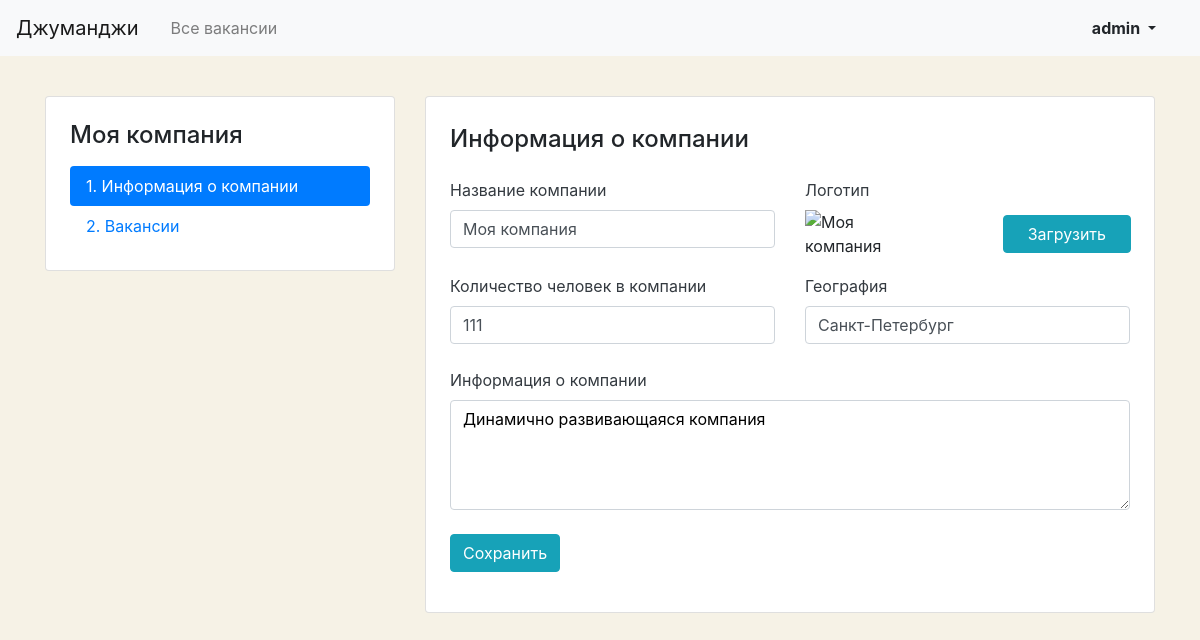
/mycompany/ (signed in), run on an earlier commit of the app's database.
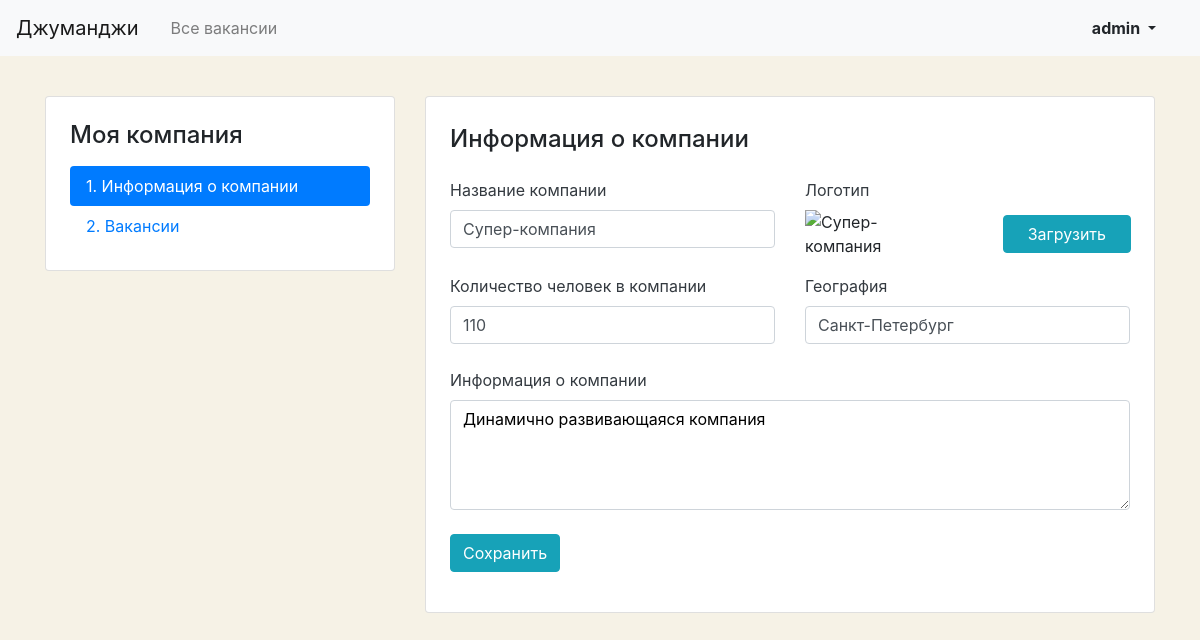
And on a later commit of the database.
### vacancies/models.py (models this page shows, shortened)
class Company(models.Model):
    name = models.CharField(max_length=100)
    location = models.CharField(max_length=100)
    logo = models.ImageField(upload_to=MEDIA_COMPANY_IMAGE_DIR)
    description = models.TextField(max_length=200)
    employee_count = models.IntegerField()
    owner = models.OneToOneField(get_user_model(),
                                 on_delete=models.PROTECT, null=True, blank=True, related_name='company')

### vacancies/views.py (the view, shortened to what this page needs)
# urls.py: path('mycompany/', views.UserCompanyView.as_view(), name='user_company'),
class UserCompanyView(View):
    def get(self, request):
        user = self.request.user
        company = Company.objects.filter(owner=user).first()
        template_name = 'vacancies/company-create.html' if company is None else 'vacancies/company-edit.html'
        return render(self.request, template_name,
                      {'form': CompanyForm(), 'company': company, 'title_left': 'Моя компания'})

### vacancies/forms.py
class CompanyForm(forms.ModelForm):
    employee_count = forms.IntegerField(required=False, min_value=0)
    class Meta:
        model = Company
        fields = ['name', 'location', 'description', 'employee_count']

### vacancies/context_processors.py (called while the page is built)
def common_data(request):
    return {
        "title": "Джуманджи",
    }

### vacancies/templates/vacancies/company-edit.html (shortened to what this page needs)
{% extends "vacancies/base.html" %}
{% block content %}
 <main class="container mt-3 pb-5">
    <div class="row mt-5">
      <div class="col-12 col-lg-4 mt-5">
        <aside class="pt-3 pb-4 px-4 mb-5 card">
          <h1 class="h4 pt-2 pb-2">Моя компания</h1>
          <div class="nav flex-column nav-pills">
            <a class="nav-link active" href="#">1. Информация о&nbsp;компании</a>
            <a class="nav-link" href="{% url 'user_company_vacancies' %}">2. Вакансии</a>
          </div>
        </aside>
      </div>
      <div class="col-12 col-lg-8 mt-5">
        <div class="card">
          <div class="card-body px-4 pb-4">
            <section class="tab-pane fade show active">
              <h2 class="h4 pt-2 pb-3">Информация о&nbsp;компании</h2>
              <form action="{% url 'user_company' %}" method="post">{% csrf_token %}
                <div class="row">
                  <div class="col-12 col-md-6">
                    <div class="form-group pb-2">
                      <label class="mb-2 text-dark" for="companyName">Название компании</label>
                      <input class="form-control" type="text" value="{{ company.name }}" id="companyName" name="{{ form.name.html_name }}">
                    </div>
                  </div>
                  <div class="col-12 col-md-6">
                    <div class="form-group">
                      <label class="mb-2 text-dark" for="companyLogo">Логотип</label>
                      <div class="row align-items-center">
                        <div class="col-6">
                          <img src="{% if company.logo %}{{ company.logo.url }}{% endif %}" alt="{{ company.name }}" style="max-width: 120px;height: auto;">
                        </div>
                        <div class="col-6" style="position: relative;">
                          <div class="input-group-prepend" style="position: absolute; top: 0;right: 15px;">
                            <span class="btn btn-info px-4">Загрузить</span>
                          </div>
                          <div class="custom-file" style="">
                          </div>
                        </div>
                      </div>
                    </div>
                  </div>
                </div>
                <div class="row">
                  <div class="col-12 col-md-6">
                    <div class="form-group pb-2">
                      <label class="mb-2 text-dark" for="companyTeam">Количество человек в компании</label>
                      <input class="form-control" type="number" min="0" value="{{ company.employee_count }}" id="companyTeam" name="{{ form.employee_count.html_name }}">
                    </div>
                  </div>
                  <div class="col-12 col-md-6">
                    <div class="form-group pb-2">
                      <label class="mb-2 text-dark" for="companyLocation">География</label>
                      <input class="form-control" type="text" value="{{ company.location }}" id="companyLocation" name="{{ form.location.html_name }}">
                    </div>
                  </div>
                </div>
                <div class="form-group pb-2">
                  <label class="mb-2 text-dark" for="companyInfo">Информация о&nbsp;компании</label>
                  <textarea class="form-control" rows="4" id="companyInfo" style="color:#000;" name="{{ form.description.html_name }}">{{ company.description }}</textarea>
                </div>
                <div class="form-group">
                  <input type="submit" class="btn btn-info" value="Сохранить">
                </div>
              </form>
            </section>
          </div>
        </div>
      </div>
    </div>
  </main>
{% endblock content %}

What changed in the data, as far as the page shows it:
changed Company "Санкт-Петербург": name "Моя компания" → "Супер-компания"; employee_count "111" → "110"
